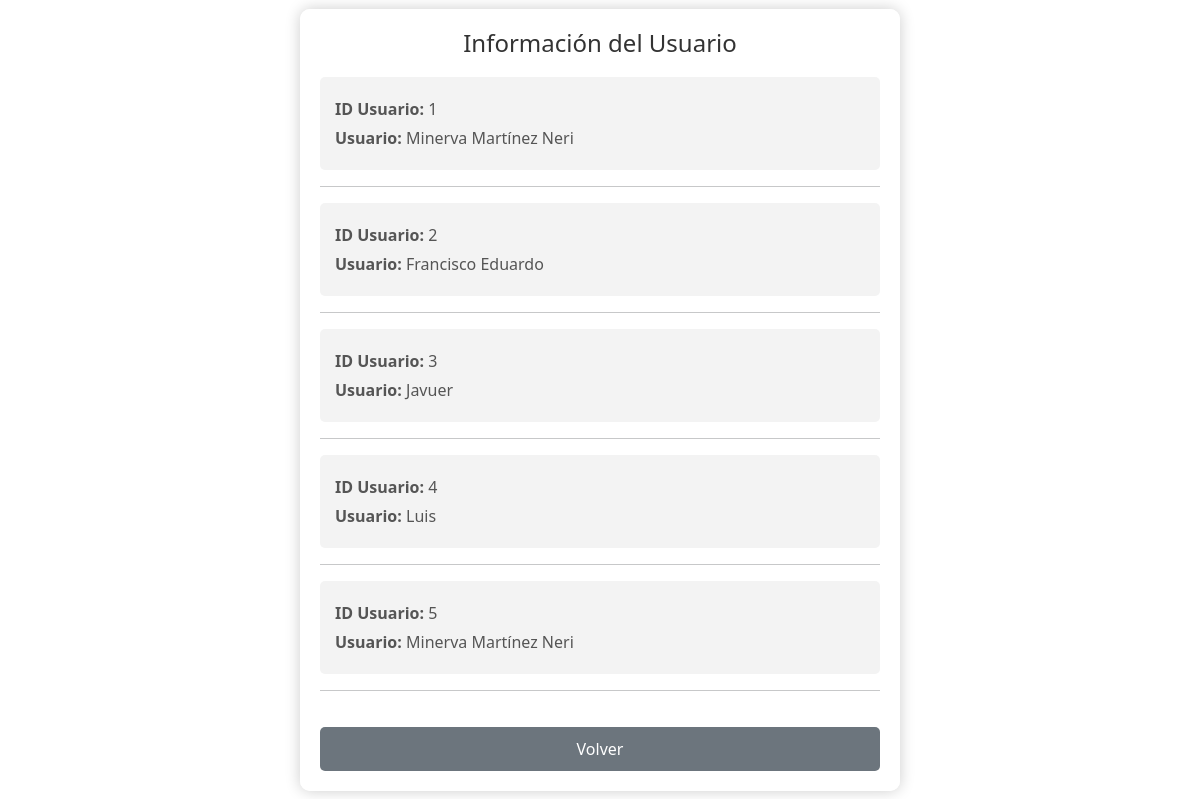
Page /mostrar_usuario.php (signed in) on the committed database.
### tables this page shows
CREATE TABLE `usuarios` (
  `id` int(11) NOT NULL,
  `usuario` varchar(50) NOT NULL,
  `contraseña` varchar(255) NOT NULL
);

### mostrar_usuario.php (the view, shortened to what this page needs)
<?php
$conn = new mysqli('localhost', 'root', '', 'refaccionaria_servipartes');
$busqueda = $_GET['busqueda'];
$query = "SELECT * FROM usuarios WHERE id = ? OR usuario LIKE ?";
$stmt = $conn->prepare($query);
$busquedaLike = "%$busqueda%";
$stmt->bind_param("ss", $busqueda, $busquedaLike);
$stmt->execute();
$result = $stmt->get_result();
$usuarios = $result->fetch_all(MYSQLI_ASSOC);
?>
<!DOCTYPE html>
<html lang="es">
<head>
    <link href="https://cdn.jsdelivr.net/npm/bootstrap@5.3.0/dist/css/bootstrap.min.css" rel="stylesheet">
</head>
<body>
    <div class="form-container">
        <h1>Información del Usuario</h1>
        <?php if (count($usuarios) > 0): ?>
            <?php foreach ($usuarios as $usuario): ?>
                <div class="usuario-info">
                    <p><strong>ID Usuario:</strong> <?php echo htmlspecialchars($usuario['id']); ?></p>
                    <p><strong>Usuario:</strong> <?php echo htmlspecialchars($usuario['usuario']); ?></p>
                </div>
                <hr>
            <?php endforeach; ?>
        <?php else: ?>
            <p>No se encontraron usuarios.</p>
        <?php endif; ?>
        <button type="button" class="btn-volver" onclick="window.location.href='consultar_usuario.php'">Volver</button>
    </div>
</body>
</html>

### mostrar_usuario.php (style rules this page uses)
body { margin: 0; padding: 0; height: 100vh; background: url('images/paginaprinsipalservipartes.png') no-repeat center center fixed; background-size: cover; display: flex; justify-content: center; align-items: center; }
body::before { content: ''; position: absolute; top: 0; left: 0; right: 0; bottom: 0; background: inherit; filter: blur(8px); z-index: -1; }
.form-container { background-color: rgba(255, 255, 255, 0.9); padding: 20px; border-radius: 10px; box-shadow: 0 0 15px rgba(0, 0, 0, 0.2); width: 100%; max-width: 600px; text-align: left; }
.form-container h1 { margin-bottom: 20px; font-size: 24px; color: #333; text-align: center; }
.usuario-info { background-color: rgba(240, 240, 240, 0.8); padding: 15px; border-radius: 5px; margin-bottom: 15px; }
.usuario-info p { margin: 5px 0; color: #555; }
.form-container button { width: 100%; padding: 10px; border: none; border-radius: 5px; font-size: 16px; cursor: pointer; margin-top: 20px; }
.btn-volver { background-color: #6c757d; color: white; }

### rows in the picture
usuarios: id "1", usuario "Minerva Martínez Neri"
usuarios: id "2", usuario "Francisco Eduardo"
usuarios: id "3", usuario "Javuer"
usuarios: id "4", usuario "Luis"
usuarios: id "5", usuario "Minerva Martínez Neri"
